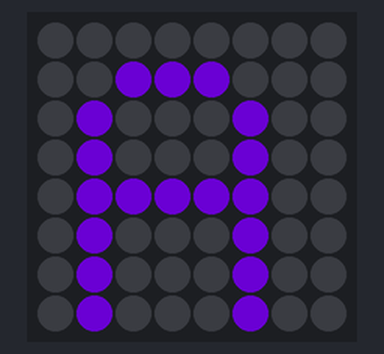
Simulated run of this program. Board: Raspberry Pi (BCM pin numbers) with a Sense HAT. Shown: the Sense HAT's 8×8 RGB LED matrix. Dim RGB values are drawn brighter than linear; random numbers come from a fixed seed. At 7.0 s the program stops and its outputs stay as they are.

Above: at 0.1 s.
At 1.1 s:
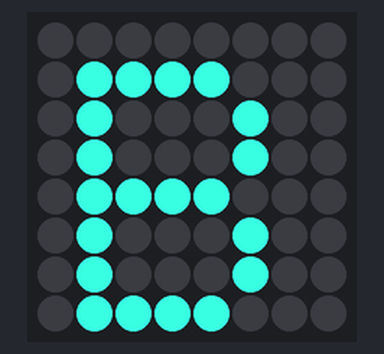
At 2.1 s:
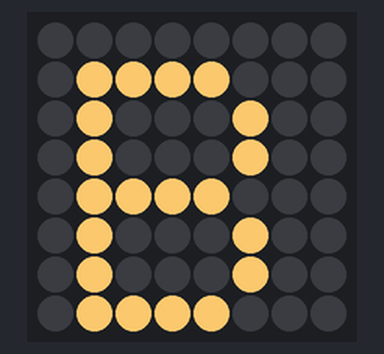
At 4.1 s:
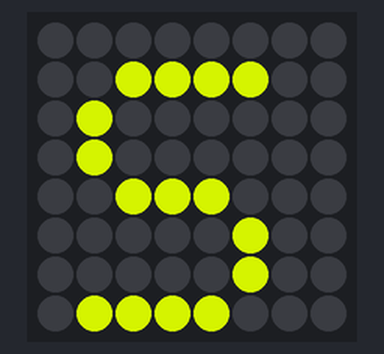
At 5.1 s:
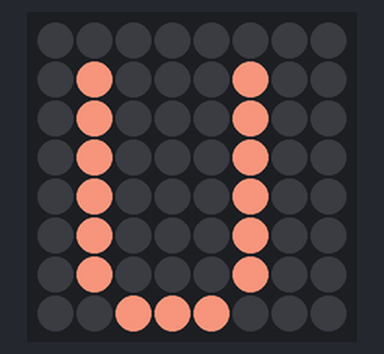
At 6.1 s:
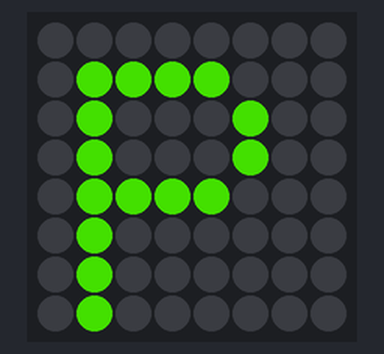

The program:

letterByLetter.py
```python
from random import randint
import time
from sense_hat import SenseHat

sense = SenseHat()

sense.clear()

def pick_random_colour():
	random_red = randint(0,255)
	random_green  = randint(0, 255)
	random_blue= randint(0,255)
	return (random_red, random_green, random_blue)

abby = ["A", "B", "B", "Y"]


for i in abby:
	sense.show_letter(i, pick_random_colour())
	time.sleep(1)

sense.clear()

hey = ["S", "U", "P"]


for i in hey:
	sense.show_letter(i, pick_random_colour())
	time.sleep(1)
```

Measured:
- what the display in image 1 shows lasts 1.0 s, from 1.0 s to 2.0 s
